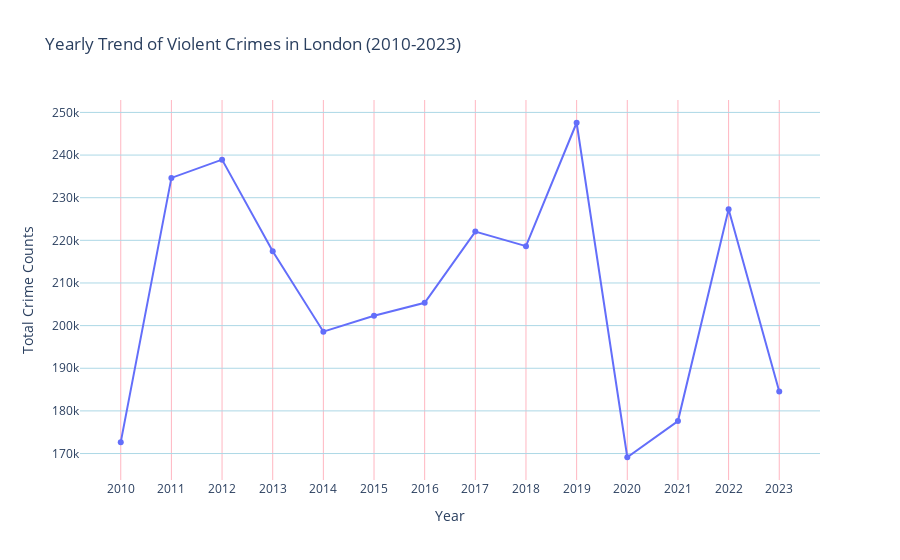

This figure's notebook cell:
### Code cell
fig = px.line(yearly_sums, x=yearly_sums.index.values, y=yearly_sums.values,
              markers=True, title='Yearly Trend of Violent Crimes in London (2010-2023)',
              labels={'x': 'Year', 'y': 'Total Crime Counts'})

fig.update_layout(xaxis_title='Year',
                  yaxis_title='Total Crime Counts',
                  xaxis=dict(showgrid=True, gridwidth=1, gridcolor='LightPink'),
                  yaxis=dict(showgrid=True, gridwidth=1, gridcolor='LightBlue'),
                  plot_bgcolor='white')

fig.show()

### Figure 1 — Plotly figure (JSON) as saved in the notebook; plotly's stock layout.template omitted (floating-point values rounded to 4 significant figures)
{"data": [{"hovertemplate": "Year=%{x}<br>Total Crime Counts=%{y}<extra></extra>", "legendgroup": "", "line": {"color": "#636efa", "dash": "solid"}, "marker": {"symbol": "circle"}, "mode": "lines+markers", "name": "", "orientation": "v", "showlegend": false, "type": "scatter", "x": ["2010", "2011", "2012", "2013", "2014", "2015", "2016", "2017", "2018", "2019", "2020", "2021", "2022", "2023"], "xaxis": "x", "y": [172666, 234639, 238927, 217432, 198579, 202299, 205346, 222046, 218644, 247579, 169130, 177622, 227301, 184544], "yaxis": "y"}], "layout": {"legend": {"tracegroupgap": 0}, "plot_bgcolor": "white", "title": {"text": "Yearly Trend of Violent Crimes in London (2010-2023)"}, "xaxis": {"anchor": "y", "domain": [0, 1], "gridcolor": "LightPink", "gridwidth": 1, "showgrid": true, "title": {"text": "Year"}}, "yaxis": {"anchor": "x", "domain": [0, 1], "gridcolor": "LightBlue", "gridwidth": 1, "showgrid": true, "title": {"text": "Total Crime Counts"}}}}
